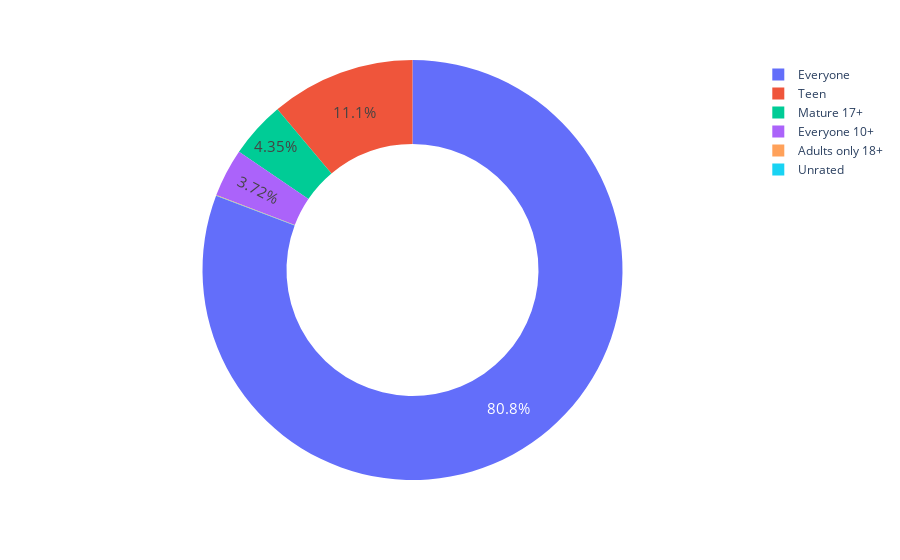

The notebook cell saved with this chart:
### Code cell
# To create a donut 🍩 chart, we can simply add a value for the hole argument:
fig_hole = px.pie(labels=ratings.index,
                 values=ratings.values,
                 names=ratings.index,
                 hole=0.6)

fig_hole.update_traces(textposition='inside', textfont_size=15, textinfo='percent')

fig_hole.show()

### Figure 1 — Plotly figure (JSON) as saved in the notebook; plotly's stock layout.template omitted (floating-point values rounded to 4 significant figures)
{"data": [{"domain": {"x": [0, 1], "y": [0, 1]}, "hole": 0.6, "hovertemplate": "label=%{label}<br>value=%{value}<extra></extra>", "labels": ["Everyone", "Teen", "Mature 17+", "Everyone 10+", "Adults only 18+", "Unrated"], "legendgroup": "", "name": "", "showlegend": true, "textfont": {"size": 15}, "textinfo": "percent", "textposition": "inside", "type": "pie", "values": [6621, 912, 357, 305, 3, 1]}], "layout": {"legend": {"tracegroupgap": 0}, "margin": {"t": 60}}}
